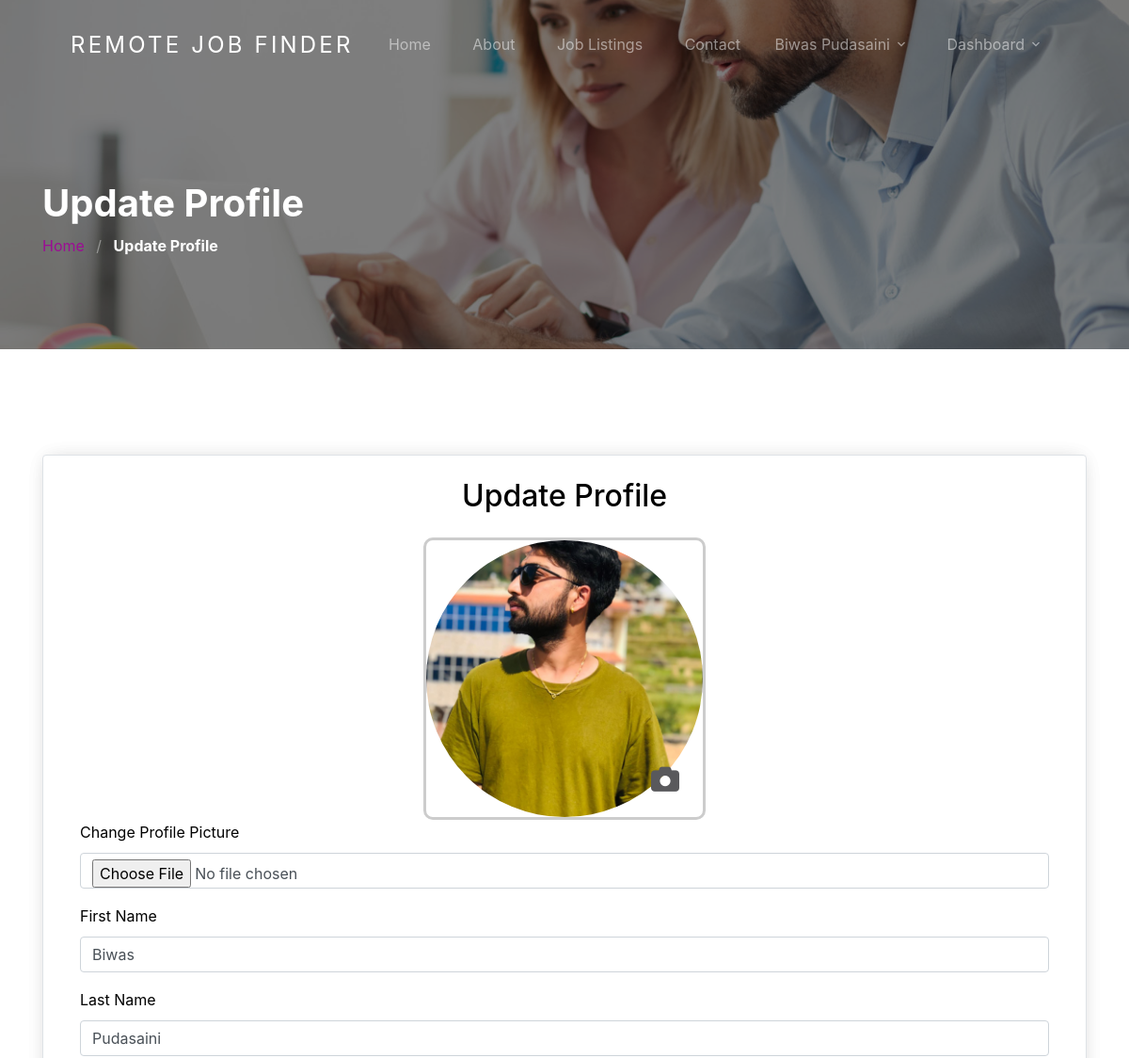
/profile/edit/36/ (signed in, upper part), run on an earlier commit of the app's database.
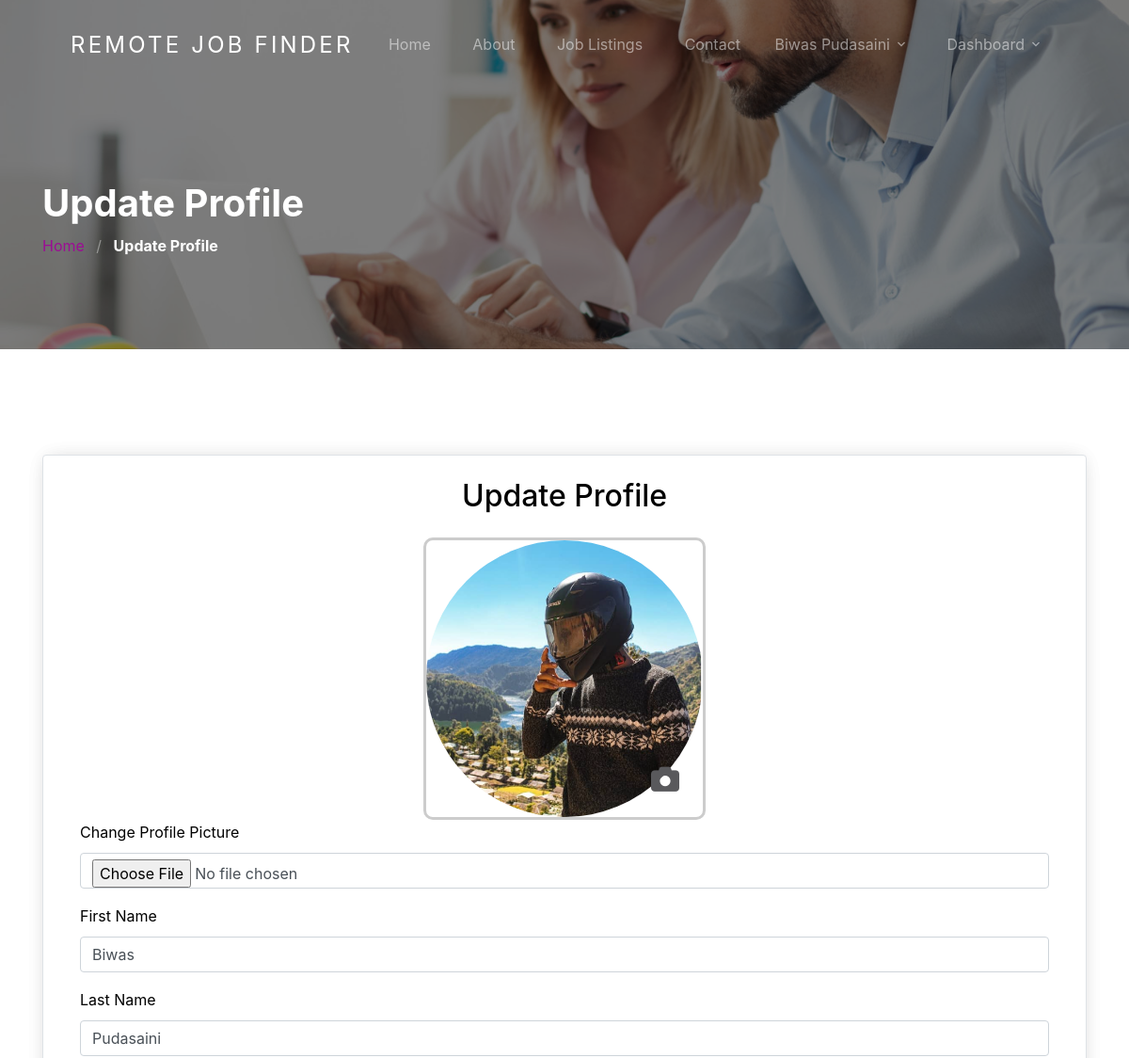
And on a later commit of the database.
### account/models.py (models this page shows, shortened)
class User(AbstractUser):
    username = None
    email = models.EmailField(unique=True, blank=False,
                              error_messages={
                                  'unique': "A user with that email already exists.",
                              })
    role = models.CharField(choices=ROLE,  max_length=10)
    gender = models.CharField(choices=JOB_TYPE, max_length=1)
    phone_number = models.CharField(max_length=10, null=True, blank=True)  # Store phone number as a string
    pdf_document = models.FileField(upload_to='pdf_documents/')
    photo=models.ImageField(upload_to='images',null=True, blank=True, default='images/default_image.png')
    USERNAME_FIELD = "email"
    REQUIRED_FIELDS = []
    objects = CustomUserManager()

### jobapp/permission.py (the view)
    def wrap(request, *args, **kwargs):
        if request.user.role == 'employee':
            return function(request, *args, **kwargs)
        else:
            raise PermissionDenied

### account/forms.py
class EmployeeProfileEditForm(forms.ModelForm):
    photo = forms.ImageField(label='Change Profile Picture',)
    pdf_document = forms.FileField(label='Want to change CV (PDF)', required=False,
                                   widget=forms.ClearableFileInput(attrs={'placeholder': 'Upload Your CV'}))
    def __init__(self, *args, **kwargs):
        super(EmployeeProfileEditForm, self).__init__(*args, **kwargs)
        self.fields['first_name'].widget.attrs.update({'placeholder': 'Enter First Name'})
        self.fields['last_name'].widget.attrs.update({'placeholder': 'Enter Last Name'})
        self.fields['phone_number'].widget.attrs.update({'placeholder': 'Enter Phone Number'})
    class Meta:
        model = User
        fields = ['photo',"first_name", "last_name", "phone_number", "gender","pdf_document"]
        labels = {
            'first_name': 'First Name',
            'last_name': 'Last Name',
            'phone_number': 'Phone Number',
            'gender': 'Gender',
            'photo':'photo'
        }

### template/account/employee-edit-profile.html (shortened to what this page needs)
{% extends 'base.html' %}
{% load static %}
{% block content %}
<section class="section-hero overlay inner-page bg-image"
  style="background-image: url('{% static 'images/bgrr.jpg' %}');" id="home-section">
  <div class="container">
    <div class="row">
      <div class="col-md-12">
        <h1 class="text-white font-weight-bold">Update Profile</h1>
        <div class="custom-breadcrumbs">
          <a href="{% url 'jobapp:home' %}">Home</a> <span class="mx-2 slash">/</span>
          <span class="text-white"><strong>Update Profile</strong></span>
        </div>
      </div>
    </div>
  </div>
</section>
<section class="site-section">
  <div class="container">
    <div class="row">
      <div class="col-lg-12 mb-5">
        <form method="POST" enctype="multipart/form-data" class="p-4 border rounded" style="background-color: #ffffff; position: relative;">
          <div class="col-lg-12" style="background-color: #ffffff; position: relative;">
            <div style="position: absolute; top: -10px; left: -10px; right: -10px; bottom: -10px; box-shadow: 0px 0px 20px 10px rgba(0, 0, 0, 0.1); z-index: -1;"></div>
            <div style="position: absolute; top: -10px; left: -10px; right: -10px; bottom: -10px; box-shadow: 0px 0px 20px 10px rgba(0, 0, 0, 0.1); z-index: -2;"></div>
            <h2 class="mb-4 text-center">Update Profile</h2>
            <div style="position: relative; width: 300px; height: 300px; border: 3px solid #ccc; border-radius: 10px; overflow: hidden; margin: auto;">
              <div style="text-align: center; position: absolute; top: 50%; left: 50%; transform: translate(-50%, -50%); width: 100%; height: 100%;">
               <a href="{{form.instance.photo.url}}" > <img id="profileImage"  src="{{ form.instance.photo.url }}" alt="Profile Picture" style="border-radius: 50%; object-fit: cover; width: 100%; height: 100%;">
               </a>
                  <i class="fas fa-camera camera-icon" id="cameraIcon" style="position: absolute;  transform: translate(-50%, -50%);"></i>
              </div>
          </div>
            {% for field in form %}
            {% if field.name == 'gender' %}
            <div class="row form-group mb-4">
              <div class="col-md-12 mb-3 mb-md-0">
                <div class="form-check form-check-inline">
                  <input class="form-check-input" type="radio" name="gender" id="male gender" value="M"
                    {% if field.value == 'M' %} checked {% endif %}>
                  <label class="form-check-label" for="male">Male</label>
                </div>
                <div class="form-check form-check-inline">
                  <input class="form-check-input" type="radio" name="gender" id="female" value="F"
                    {% if field.value == 'F' %} checked {% endif %}>
                  <label class="form-check-label" for="female">Female</label>
                </div>
              </div>
            </div>
            {% else %}
            <div class="row form-group">
              <div class="col-md-12 mb-3 mb-md-0">
                <label class="text-black" for="id_{{ field.name }}">{{ field.label }}</label>
                <input type="{{ field.field.widget.input_type }}" class="form-control" name="{{ field.name }}"
                  id="id_{{ field.name }}" value="{{ field.value }}"
                  placeholder="{{ field.field.widget.attrs.placeholder }}">
              </div>
            </div>
            {% endif %}
            {% endfor %}
          </div>
        </form>
      </div>
    </div>
  </div>
</section>
{% endblock %}

### template/header.html (shortened to what this page needs)
<div class="site-wrap">
  <header class="site-navbar mt-3">
    <div class="container-fluid">
      <div class="row align-items-center">
        <div class="site-logo col-6"><a href="{% url 'jobapp:home' %}">Remote Job Finder</a></div>
        <nav class="mx-auto site-navigation">
          <ul class="site-menu js-clone-nav d-none d-xl-block ml-0 pl-0">
            <li><a href="{% url 'jobapp:home' %}" class="nav-link">Home</a></li>
            <li><a href="{% url 'jobapp:about_us' %}">About</a></li>
            <li><a href="{% url 'jobapp:job-list' %}">Job Listings</a></li>
            <li><a href="{% url 'jobapp:contact_us' %}">Contact</a></li>
          </ul>
        </nav>
        <div class="right-cta-menu text-right d-flex aligin-items-center col-6">
          <div class="ml-auto">
            <div class="site-navigation fix">
              <ul class="site-menu js-clone-nav d-none d-xl-block ml-0 pl-0">
                {% if user.is_authenticated and user.role == 'employer'  %}
                <a href="{% url 'jobapp:create-job' %}"
                  class="js-clone-nav pr-3 btn btn-outline-white border-width-2 d-none d-lg-inline-block"><span
                    class="mr-2 icon-add"></span>Publish Job</a>
                <li class="pr-3 has-children">
                  <a>Dashboard</a>
                  <ul class="dropdown">
                    <li><a>Vendor: {{ user.first_name }}</a></li>
                    <li><a href="{% url 'jobapp:dashboard' %}">My Jobs</a></li>
                    <li><a href="{% url 'account:change_password' %}">Change Password</a></li>
                    <li><a href="#" onclick="showLogoutAlert()">Logout</a></li>
                  </ul>
                </li>
                {% elif user.is_authenticated %}
                <li class="pr-3 has-children">
                  <a>{{ user.first_name }} {{ user.last_name }}</a>
                </li>
                <li class="pr-3 has-children">
                  <a>Dashboard</a>
                </li>
                {% endif %}
              </ul>
            </div>
          </div>
        </div>
      </div>
    </div>
  </header>

What changed in the data, as far as the page shows it:
changed User "Biwas": instance.photo: a different picture
